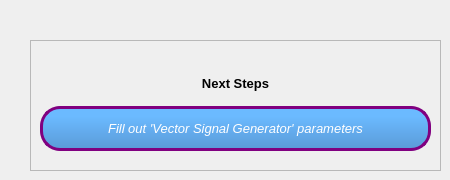
                 <widget class="QWidget" name="noSetupNext">
                  <widget class="QFrame" name="nextFrame">
                   <property name="geometry">
                    <rect>
                     <x>30</x>
                     <y>40</y>
                     <width>411</width>
                     <height>131</height>
                    </rect>
                   </property>
                   <property name="font">
                    <font>
                     <pointsize>4</pointsize>
                    </font>
                   </property>
                   <property name="frameShape">
                    <enum>QFrame::StyledPanel</enum>
                   </property>
                   <property name="frameShadow">
                    <enum>QFrame::Plain</enum>
                   </property>
                   <widget class="QWidget" name="verticalLayoutWidget">
                    <property name="geometry">
                     <rect>
                      <x>10</x>
                      <y>20</y>
                      <width>391</width>
                      <height>91</height>
                     </rect>
                    </property>
                    <layout class="QVBoxLayout" name="verticalLayout" stretch="1,1">
                     <property name="spacing">
                      <number>0</number>
                     </property>
                     <item>
                      <widget class="QLabel" name="label_27">
                       <property name="font">
                        <font>
                         <pointsize>10</pointsize>
                         <weight>75</weight>
                         <bold>true</bold>
                        </font>
                       </property>
                       <property name="text">
                        <string>Next Steps</string>
                       </property>
                       <property name="alignment">
                        <set>Qt::AlignCenter</set>
                       </property>
                      </widget>
                     </item>
                     <item>
                      <widget class="QLabel" name="fillSetup">
                       <property name="font">
                        <font>
                         <pointsize>10</pointsize>
                         <weight>50</weight>
                         <italic>true</italic>
                         <bold>false</bold>
                        </font>
                       </property>
                       <property name="styleSheet">
                        <string notr="true">QLabel {background:qlineargradient(spread:pad, x1:1, y1:1, x2:1, y2:0.21, stop:0 rgba(90, 154, 215, 255), stop:1 rgba(107, 186, 255, 255)); color:white;border-radius:20px;border:3px solid purple}</string>
                       </property>
                       <property name="lineWidth">
                        <number>1</number>
                       </property>
                       <property name="text">
                        <string>Fill out 'Vector Signal Generator' parameters</string>
                       </property>
                       <property name="alignment">
                        <set>Qt::AlignCenter</set>
                       </property>
                      </widget>
                     </item>
                    </layout>
                   </widget>
                  </widget>
                 </widget>
